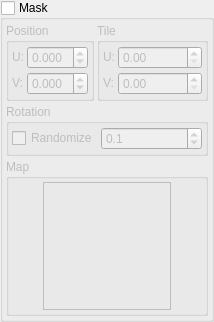
            <widget class="GroupBox" name="SculptUseMask">
             <property name="enabled">
              <bool>true</bool>
             </property>
             <property name="title">
              <string>Mask</string>
             </property>
             <property name="checkable">
              <bool>true</bool>
             </property>
             <property name="checked">
              <bool>false</bool>
             </property>
             <layout class="QGridLayout" name="gridLayout_7">
              <property name="leftMargin">
               <number>3</number>
              </property>
              <property name="topMargin">
               <number>3</number>
              </property>
              <property name="rightMargin">
               <number>3</number>
              </property>
              <property name="bottomMargin">
               <number>3</number>
              </property>
              <property name="spacing">
               <number>3</number>
              </property>
              <item row="0" column="1">
               <widget class="GroupBox" name="groupBox_6">
                <property name="enabled">
                 <bool>false</bool>
                </property>
                <property name="title">
                 <string>Tile</string>
                </property>
                <layout class="QGridLayout" name="gridLayout_8">
                 <property name="leftMargin">
                  <number>3</number>
                 </property>
                 <property name="topMargin">
                  <number>3</number>
                 </property>
                 <property name="rightMargin">
                  <number>3</number>
                 </property>
                 <property name="bottomMargin">
                  <number>3</number>
                 </property>
                 <property name="spacing">
                  <number>3</number>
                 </property>
                 <item row="0" column="0">
                  <widget class="QLabel" name="label_10">
                   <property name="sizePolicy">
                    <sizepolicy hsizetype="Fixed" vsizetype="Fixed">
                     <horstretch>0</horstretch>
                     <verstretch>0</verstretch>
                    </sizepolicy>
                   </property>
                   <property name="text">
                    <string>U:</string>
                   </property>
                  </widget>
                 </item>
                 <item row="0" column="1">
                  <widget class="DoubleSpinBox" name="SculptMaskTileU">
                   <property name="decimals">
                    <number>2</number>
                   </property>
                   <property name="minimum">
                    <double>0.000000000000000</double>
                   </property>
                   <property name="maximum">
                    <double>1000000.000000000000000</double>
                   </property>
                   <property name="singleStep">
                    <double>1.000000000000000</double>
                   </property>
                  </widget>
                 </item>
                 <item row="1" column="0">
                  <widget class="QLabel" name="label_11">
                   <property name="sizePolicy">
                    <sizepolicy hsizetype="Fixed" vsizetype="Fixed">
                     <horstretch>0</horstretch>
                     <verstretch>0</verstretch>
                    </sizepolicy>
                   </property>
                   <property name="text">
                    <string>V:</string>
                   </property>
                  </widget>
                 </item>
                 <item row="1" column="1">
                  <widget class="DoubleSpinBox" name="SculptMaskTileV">
                   <property name="decimals">
                    <number>2</number>
                   </property>
                   <property name="minimum">
                    <double>0.000000000000000</double>
                   </property>
                   <property name="maximum">
                    <double>1000000.000000000000000</double>
                   </property>
                   <property name="singleStep">
                    <double>1.000000000000000</double>
                   </property>
                  </widget>
                 </item>
                </layout>
               </widget>
              </item>
              <item row="0" column="0">
               <widget class="GroupBox" name="groupBox_4">
                <property name="enabled">
                 <bool>false</bool>
                </property>
                <property name="title">
                 <string>Position</string>
                </property>
                <layout class="QGridLayout" name="gridLayout_3">
                 <property name="leftMargin">
                  <number>3</number>
                 </property>
                 <property name="topMargin">
                  <number>3</number>
                 </property>
                 <property name="rightMargin">
                  <number>3</number>
                 </property>
                 <property name="bottomMargin">
                  <number>3</number>
                 </property>
                 <property name="spacing">
                  <number>3</number>
                 </property>
                 <item row="0" column="0">
                  <widget class="QLabel" name="label_4">
                   <property name="sizePolicy">
                    <sizepolicy hsizetype="Fixed" vsizetype="Fixed">
                     <horstretch>0</horstretch>
                     <verstretch>0</verstretch>
                    </sizepolicy>
                   </property>
                   <property name="text">
                    <string>U:</string>
                   </property>
                  </widget>
                 </item>
                 <item row="0" column="1">
                  <widget class="DoubleSpinBox" name="SculptMaskPositionU">
                   <property name="decimals">
                    <number>3</number>
                   </property>
                   <property name="minimum">
                    <double>-1.000000000000000</double>
                   </property>
                   <property name="maximum">
                    <double>1.000000000000000</double>
                   </property>
                   <property name="singleStep">
                    <double>0.001000000000000</double>
                   </property>
                  </widget>
                 </item>
                 <item row="1" column="0">
                  <widget class="QLabel" name="label_9">
                   <property name="sizePolicy">
                    <sizepolicy hsizetype="Fixed" vsizetype="Fixed">
                     <horstretch>0</horstretch>
                     <verstretch>0</verstretch>
                    </sizepolicy>
                   </property>
                   <property name="text">
                    <string>V:</string>
                   </property>
                  </widget>
                 </item>
                 <item row="1" column="1">
                  <widget class="DoubleSpinBox" name="SculptMaskPositionV">
                   <property name="decimals">
                    <number>3</number>
                   </property>
                   <property name="minimum">
                    <double>-1.000000000000000</double>
                   </property>
                   <property name="maximum">
                    <double>1.000000000000000</double>
                   </property>
                   <property name="singleStep">
                    <double>0.001000000000000</double>
                   </property>
                   <property name="value">
                    <double>0.000000000000000</double>
                   </property>
                  </widget>
                 </item>
                </layout>
               </widget>
              </item>
              <item row="3" column="0" colspan="2">
               <widget class="GroupBox" name="groupBox_3">
                <property name="enabled">
                 <bool>false</bool>
                </property>
                <property name="title">
                 <string>Map</string>
                </property>
                <layout class="QGridLayout" name="gridLayout_11">
                 <property name="leftMargin">
                  <number>3</number>
                 </property>
                 <property name="topMargin">
                  <number>3</number>
                 </property>
                 <property name="rightMargin">
                  <number>3</number>
                 </property>
                 <property name="bottomMargin">
                  <number>3</number>
                 </property>
                 <property name="spacing">
                  <number>3</number>
                 </property>
                 <item row="0" column="0">
                  <widget class="PictureBox" name="SculptMask">
                   <property name="sizePolicy">
                    <sizepolicy hsizetype="Fixed" vsizetype="Fixed">
                     <horstretch>0</horstretch>
                     <verstretch>0</verstretch>
                    </sizepolicy>
                   </property>
                   <property name="minimumSize">
                    <size>
                     <width>128</width>
                     <height>128</height>
                    </size>
                   </property>
                   <property name="acceptDrops">
                    <bool>true</bool>
                   </property>
                   <property name="frameShape">
                    <enum>QFrame::Box</enum>
                   </property>
                   <property name="scaledContents">
                    <bool>true</bool>
                   </property>
                  </widget>
                 </item>
                </layout>
               </widget>
              </item>
              <item row="2" column="0" colspan="2">
               <widget class="GroupBox" name="groupBox_5">
                <property name="enabled">
                 <bool>false</bool>
                </property>
                <property name="title">
                 <string>Rotation</string>
                </property>
                <layout class="QGridLayout" name="gridLayout_5">
                 <property name="leftMargin">
                  <number>3</number>
                 </property>
                 <property name="topMargin">
                  <number>3</number>
                 </property>
                 <property name="rightMargin">
                  <number>3</number>
                 </property>
                 <property name="bottomMargin">
                  <number>3</number>
                 </property>
                 <property name="spacing">
                  <number>3</number>
                 </property>
                 <item row="0" column="1">
                  <widget class="DoubleSpinBox" name="SculptMaskRotation">
                   <property name="decimals">
                    <number>1</number>
                   </property>
                   <property name="minimum">
                    <double>-360.000000000000000</double>
                   </property>
                   <property name="maximum">
                    <double>360.000000000000000</double>
                   </property>
                   <property name="singleStep">
                    <double>0.100000000000000</double>
                   </property>
                   <property name="value">
                    <double>0.100000000000000</double>
                   </property>
                  </widget>
                 </item>
                 <item row="0" column="0">
                  <widget class="QCheckBox" name="SculptMaskRotationRandomize">
                   <property name="sizePolicy">
                    <sizepolicy hsizetype="Fixed" vsizetype="Fixed">
                     <horstretch>0</horstretch>
                     <verstretch>0</verstretch>
                    </sizepolicy>
                   </property>
                   <property name="text">
                    <string>Randomize</string>
                   </property>
                  </widget>
                 </item>
                </layout>
               </widget>
              </item>
             </layout>
            </widget>
